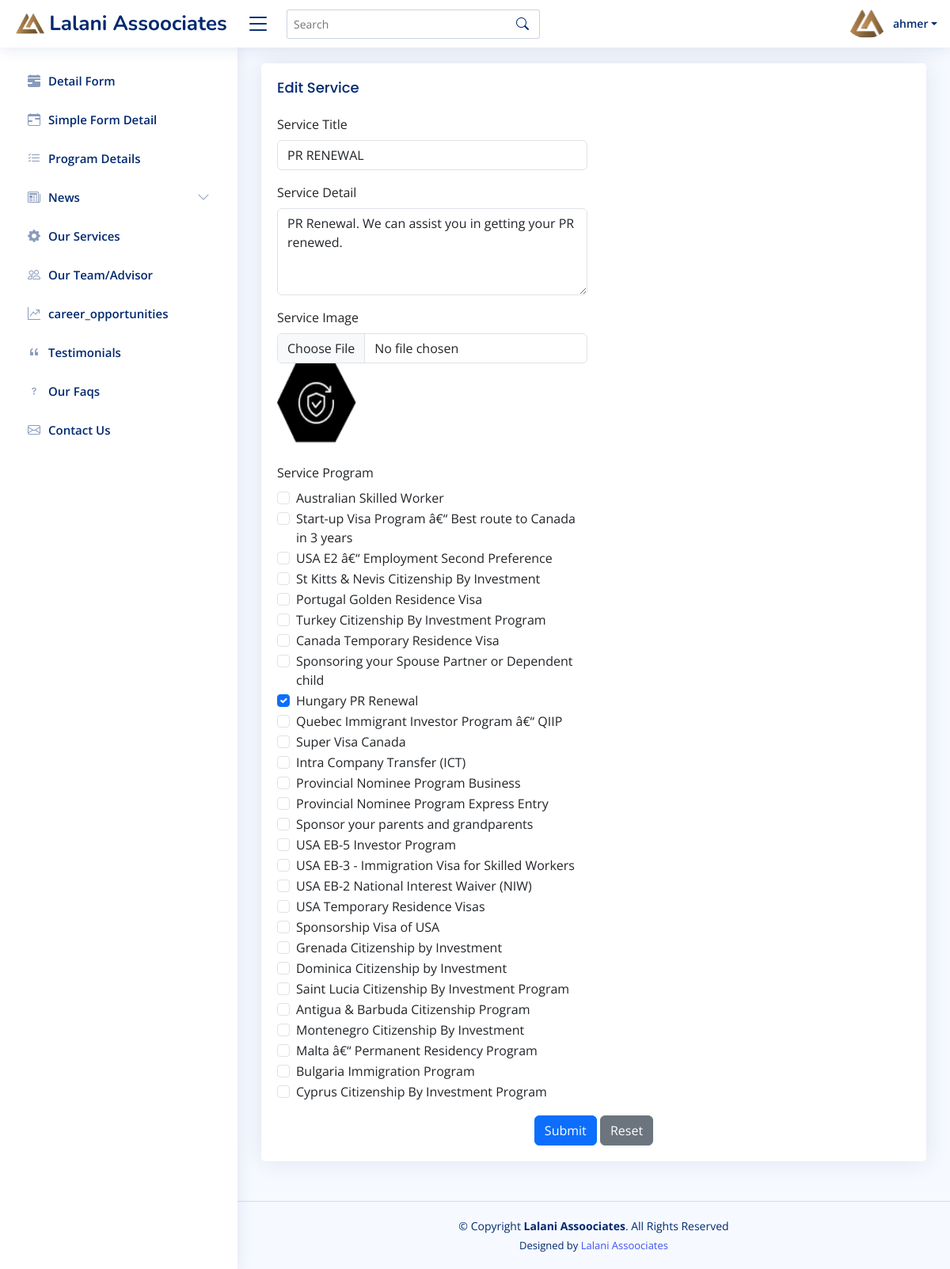
Page /Admin/edit_service.php?id=7 (signed in) on the committed database.
### tables this page shows
CREATE TABLE `users` (
  `id` int(11) NOT NULL,
  `username` varchar(50) NOT NULL,
  `email` varchar(255) NOT NULL,
  `password` varchar(200) NOT NULL,
  `created_at` timestamp NOT NULL DEFAULT current_timestamp() ON UPDATE current_timestamp()
);

CREATE TABLE `services` (
  `service_id` int(11) NOT NULL,
  `title` varchar(255) NOT NULL,
  `url_link` varchar(500) DEFAULT NULL,
  `services_detail` text NOT NULL,
  `Icon` varchar(255) NOT NULL,
  `program_id` varchar(255) NOT NULL,
  `created_at` datetime NOT NULL DEFAULT current_timestamp(),
  `updated_at` datetime NOT NULL DEFAULT current_timestamp()
);

CREATE TABLE `program` (
  `id` int(11) NOT NULL,
  `title` varchar(255) NOT NULL,
  `url_link` varchar(500) DEFAULT NULL,
  `metadata` text DEFAULT NULL,
  `program_detail` mediumtext NOT NULL,
  `Image` varchar(100) NOT NULL,
  `image_alt` varchar(500) DEFAULT NULL,
  `deatil_image` varchar(255) NOT NULL,
  `detail_image_alt` varchar(500) DEFAULT NULL,
  `country` varchar(255) NOT NULL,
  `program_form` varchar(100) NOT NULL,
  `created_at` timestamp NOT NULL DEFAULT current_timestamp(),
  `updated_at` timestamp NOT NULL DEFAULT current_timestamp() ON UPDATE current_timestamp()
);

### Admin/edit_service.php (the view, shortened to what this page needs)
<!DOCTYPE html>
<html lang="en">
<head>
  <link href="assets/vendor/bootstrap/css/bootstrap.min.css" rel="stylesheet">
  <link href="assets/vendor/bootstrap-icons/bootstrap-icons.css" rel="stylesheet">
  <link href="assets/vendor/boxicons/css/boxicons.min.css" rel="stylesheet">
  <link href="assets/vendor/quill/quill.snow.css" rel="stylesheet">
  <link href="assets/vendor/quill/quill.bubble.css" rel="stylesheet">
  <link href="assets/vendor/remixicon/remixicon.css" rel="stylesheet">
  <link href="assets/vendor/simple-datatables/style.css" rel="stylesheet">
  <link href="assets/css/custom.css" rel="stylesheet">
  <link href="assets/css/style.css" rel="stylesheet">
</head>
<body>
<?php include 'include/header.php'; ?>
<?php include 'include/side_bar.php'; ?>
  <main id="main" class="main">
  <div class="card">
            <div class="card-body">
              <h5 class="card-title">Edit Service</h5>
              <?php
                include 'php_action/config.php' ;
               $id = $_GET['id'];
                $sql = "SELECT s.*, p.id AS programid
                FROM services s
                JOIN program p ON s.program_id = p.id
                WHERE s.service_id = $id";
                $result = mysqli_query($conn, $sql);
                if (mysqli_num_rows($result) > 0) {
                while($row = mysqli_fetch_assoc($result)) {
                ?>
              <form class="row g-3" id="teamForm" method="POST" action="update_service.php" enctype="multipart/form-data">
                <div class="col-md-6">
                  <label for="s_title" class="form-label">Service Title</label>
                  <input type="text" class="form-control" id="s_title" name="s_title" value="<?php echo $row['title'] ?>">
                </div>
                <div class="col-md-6">
                    </div>
                <div class="col-md-6">
                  <label for="s_details" class="form-label">Service Detail</label>
                  <textarea class="form-control" id="s_details" name="s_details" placeholder="Enter Service Detail" rows="4"><?php echo $row['services_detail'] ?></textarea>
                </div>
                <div class="col-md-6">
                    </div>
                <div class="col-md-6">
                  <label for="s_image" class="form-label">Service Image</label>
                  <input type="file" class="form-control" name="fileToUpload" id="s_image" accept=".png, .jpeg, .jpg, .webp">
                  <?php if (!empty($row['Icon'])): ?>
                        <img class="myImg" src="<?php echo $row['Icon']; ?>" height="100" width="100" style="cursor: pointer;">
                    <?php else: ?>
                        <img class="myImg" src="default_Icon.jpg" height="100" width="100" style="cursor: pointer;">
                    <?php endif; ?>
                </div>
                <div class="col-md-6">
                    </div>
                <div class="col-md-6">
                    <label class="form-label">Service Program</label>
                    <?php
                    include 'php_action/config.php';
                    $sql = "SELECT id, title FROM program";
                    $result = mysqli_query($conn, $sql);
                    $program_ids = explode(',', $row['program_id']);
                    if (mysqli_num_rows($result) > 0) {
                        while ($row_program = mysqli_fetch_assoc($result)) {
                          $isChecked = (in_array($row_program['id'], $program_ids)) ? 'checked' : '';
                    ?>
                            <div class="form-check">
                                <input class="form-check-input" type="checkbox" name="s_program[]" value="<?php echo $row_program['id']; ?>" id="<?php echo $row_program['id']; ?>" <?php echo $isChecked; ?>>
                                <label class="form-check-label" for="<?php echo $row_program['id']; ?>">
                                    <?php echo $row_program['title']; ?>
                                </label>
                            </div>
                    <?php
                        }
                    }
                    ?>
                </div>
                <div class="text-center">
                  <button type="submit"  name="submit" class="btn btn-primary">Submit</button>
                  <button type="reset" class="btn btn-secondary">Reset</button>
                </div>
              </form>
              <?php }} ?>
            </div>
          </div>
  </main>
  <?php include 'include/footer.php'; ?>
</body>
</html>

### Admin/include/header.php (shortened to what this page needs)
<header id="header" class="header fixed-top d-flex align-items-center">
  <div class="d-flex align-items-center justify-content-between">
    <a href="index.php" class="logo d-flex align-items-center">
      <img src="../assets/images/title_icon.png" alt="">
      <span class="d-none d-lg-block">Lalani Assoociates</span>
    </a>
    <i class="bi bi-list toggle-sidebar-btn"></i>
  </div>
  <div class="search-bar">
    <form class="search-form d-flex align-items-center" method="POST" action="#">
      <input type="text" name="query" placeholder="Search" title="Enter search keyword">
      <button type="submit" title="Search"><i class="bi bi-search"></i></button>
    </form>
  </div>
  <nav class="header-nav ms-auto">
    <ul class="d-flex align-items-center">
      <li class="nav-item dropdown pe-3">
      <?php
      if (isset($_SESSION['user_id']) && isset($_SESSION['email'])) {
          $user_id = $_SESSION['user_id'];
      } else {
          header("Location: login.php");
          exit();
      }
              include 'php_action/config.php' ;
              $sql = "SELECT * FROM users where id = $user_id";
              $result = mysqli_query($conn, $sql);
              if (mysqli_num_rows($result) > 0) {
              while($row = mysqli_fetch_assoc($result)) {
              ?>
        <a class="nav-link nav-profile d-flex align-items-center pe-0" href="#" data-bs-toggle="dropdown">
          <img src="../assets/images/title_icon.png" alt="Profile" class="rounded-circle">
          <span class="d-none d-md-block dropdown-toggle ps-2"><?php echo $row['username'] ?></span>
        </a>
          <?php }} ?>
      </li>
    </ul>
  </nav>
</header>

### Admin/assets/css/style.css (style rules this page uses)
:root { scroll-behavior: smooth; }
body { font-family: "Open Sans", sans-serif; background: #f6f9ff; color: #444444; }
a { color: #4154f1; text-decoration: none; }
h1, h2, h3, h4, h5, h6 { font-family: "Nunito", sans-serif; }
#main { margin-top: 60px; padding: 20px 30px; transition: all 0.3s; }
.card { margin-bottom: 30px; border: none; border-radius: 5px; box-shadow: 0px 0 30px rgba(1, 41, 112, 0.1); }
.card-title { padding: 20px 0 15px 0; font-size: 18px; font-weight: 500; color: #012970; font-family: "Poppins", sans-serif; }
.card-body { padding: 0 20px 20px 20px; }
.logo { line-height: 1; }
@media (min-width: 1200px) { .logo { width: 280px; } }
.logo img { max-height: 26px; margin-right: 6px; }
.logo span { font-size: 26px; font-weight: 700; color: #012970; font-family: "Nunito", sans-serif; }
.header { transition: all 0.5s; z-index: 997; height: 60px; box-shadow: 0px 2px 20px rgba(1, 41, 112, 0.1); background-color: #fff; padding-left: 20px; }
.header .toggle-sidebar-btn { font-size: 32px; padding-left: 10px; cursor: pointer; color: #012970; }
.header .search-bar { min-width: 360px; padding: 0 20px; }
.header .search-form { width: 100%; }
.header .search-form input { border: 0; font-size: 14px; color: #012970; border: 1px solid rgba(1, 41, 112, 0.2); padding: 7px 38px 7px 8px; border-radius: 3px; transition: 0.3s; width: 100%; }
.header .search-form button { border: 0; padding: 0; margin-left: -30px; background: none; }
.header .search-form button i { color: #012970; }
.header-nav ul { list-style: none; }
.header-nav>ul { margin: 0; padding: 0; }
.header-nav .nav-profile { color: #012970; }
.header-nav .nav-profile img { max-height: 36px; }
.header-nav .nav-profile span { font-size: 14px; font-weight: 600; }
@media (min-width: 1200px) { #main, #footer { margin-left: 300px; } }

### rows in the picture
users: username "ahmer"
services: s_title "PR RENEWAL", s_details "PR Renewal. We can assist you in getting your PR renewed.", Icon (picture)
program: title "Australian Skilled Worker"
program: title "Start-up Visa Program â€“ Best route to Canada in 3 years"
program: title "USA E2 â€“ Employment Second Preference"
program: title "St Kitts & Nevis Citizenship By Investment"
program: title "Portugal Golden Residence Visa"
program: title "Turkey Citizenship By Investment Program"
program: title "Canada Temporary Residence Visa"
program: title "Sponsoring your Spouse Partner or Dependent child"
program: title "Hungary PR Renewal"
program: title "Quebec Immigrant Investor Program â€“ QIIP"
program: title "Super Visa Canada"
program: title "Intra Company Transfer (ICT)"
program: title "Provincial Nominee Program Business"
program: title "Provincial Nominee Program Express Entry"
program: title "Sponsor your parents and grandparents"
program: title "USA EB-5 Investor Program"
program: title "USA EB-3 - Immigration Visa for Skilled Workers"
program: title "USA EB-2 National Interest Waiver (NIW)"
program: title "USA Temporary Residence Visas"
program: title "Sponsorship Visa of USA"
program: title "Grenada Citizenship by Investment"
program: title "Dominica Citizenship by Investment"
program: title "Saint Lucia Citizenship By Investment Program"
program: title "Antigua & Barbuda Citizenship Program"
program: title "Montenegro Citizenship By Investment"
program: title "Malta â€“ Permanent Residency Program"
program: title "Bulgaria Immigration Program"
program: title "Cyprus Citizenship By Investment Program"
